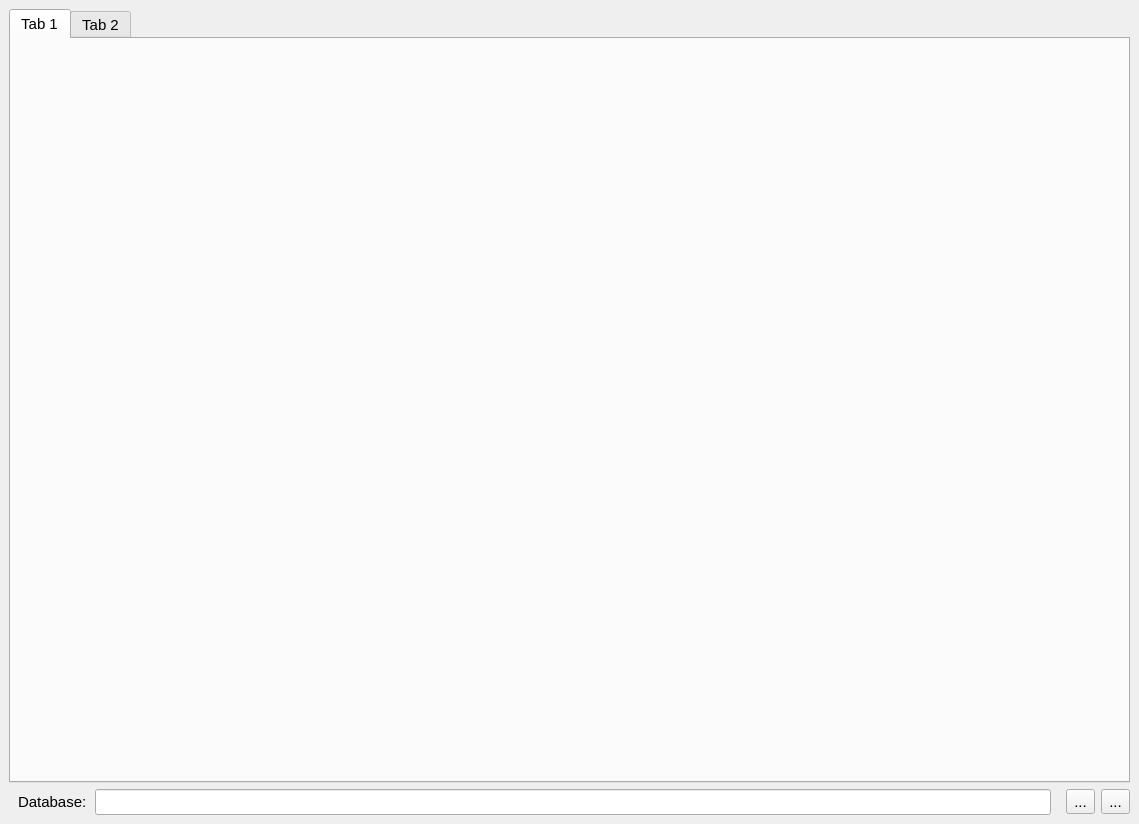
<?xml version="1.0" encoding="UTF-8"?>
<ui version="4.0">
 <class>MainWindow</class>
 <widget class="QMainWindow" name="MainWindow">
  <property name="geometry">
   <rect>
    <x>0</x>
    <y>0</y>
    <width>1139</width>
    <height>824</height>
   </rect>
  </property>
  <property name="font">
   <font>
    <pointsize>11</pointsize>
   </font>
  </property>
  <property name="windowTitle">
   <string>Monitor</string>
  </property>
  <widget class="QWidget" name="centralwidget">
   <layout class="QGridLayout" name="gridLayout">
    <item row="0" column="0">
     <widget class="QTabWidget" name="twg_main">
      <property name="currentIndex">
       <number>0</number>
      </property>
      <widget class="QWidget" name="empty_tab_1">
       <attribute name="title">
        <string>Tab 1</string>
       </attribute>
      </widget>
      <widget class="QWidget" name="empty_tab_2">
       <attribute name="title">
        <string>Tab 2</string>
       </attribute>
      </widget>
     </widget>
    </item>
    <item row="1" column="0">
     <layout class="QHBoxLayout" name="horizontalLayout_2">
      <item>
       <widget class="QFrame" name="frame">
        <layout class="QHBoxLayout" name="horizontalLayout">
         <property name="spacing">
          <number>0</number>
         </property>
         <property name="leftMargin">
          <number>9</number>
         </property>
         <property name="topMargin">
          <number>0</number>
         </property>
         <property name="rightMargin">
          <number>9</number>
         </property>
         <property name="bottomMargin">
          <number>0</number>
         </property>
         <item>
          <widget class="QLabel" name="label">
           <property name="text">
            <string>Database:  </string>
           </property>
          </widget>
         </item>
         <item>
          <widget class="QLineEdit" name="le_database">
           <property name="readOnly">
            <bool>true</bool>
           </property>
          </widget>
         </item>
        </layout>
       </widget>
      </item>
      <item>
       <widget class="QToolButton" name="tbt_database">
        <property name="toolTip">
         <string>Change database file.</string>
        </property>
        <property name="text">
         <string>...</string>
        </property>
        <property name="icon">
         <iconset>
          <normaloff>../../resources/img/database.svg</normaloff>../../resources/img/database.svg</iconset>
        </property>
        <property name="iconSize">
         <size>
          <width>24</width>
          <height>24</height>
         </size>
        </property>
       </widget>
      </item>
      <item>
       <widget class="QToolButton" name="tbt_log">
        <property name="text">
         <string>...</string>
        </property>
        <property name="icon">
         <iconset>
          <normaloff>../../resources/img/file.svg</normaloff>../../resources/img/file.svg</iconset>
        </property>
        <property name="iconSize">
         <size>
          <width>24</width>
          <height>24</height>
         </size>
        </property>
       </widget>
      </item>
     </layout>
    </item>
   </layout>
  </widget>
  <widget class="QMenuBar" name="menubar">
   <property name="geometry">
    <rect>
     <x>0</x>
     <y>0</y>
     <width>1139</width>
     <height>21</height>
    </rect>
   </property>
  </widget>
  <action name="setdir_act">
   <property name="text">
    <string>Set Directory...</string>
   </property>
  </action>
  <action name="savevoltage_act">
   <property name="checkable">
    <bool>true</bool>
   </property>
   <property name="checked">
    <bool>true</bool>
   </property>
   <property name="text">
    <string>Save Voltage Data</string>
   </property>
  </action>
  <action name="saveconfig_act">
   <property name="checkable">
    <bool>true</bool>
   </property>
   <property name="checked">
    <bool>true</bool>
   </property>
   <property name="text">
    <string>Save Configuration Files</string>
   </property>
  </action>
  <action name="savefield_act">
   <property name="checkable">
    <bool>true</bool>
   </property>
   <property name="checked">
    <bool>true</bool>
   </property>
   <property name="text">
    <string>Save Field Data</string>
   </property>
  </action>
  <action name="recoverdata_act">
   <property name="text">
    <string>Recover Data...</string>
   </property>
  </action>
  <action name="plotdata_act">
   <property name="text">
    <string>Plot Data...</string>
   </property>
  </action>
 </widget>
 <resources/>
 <connections/>
</ui>
